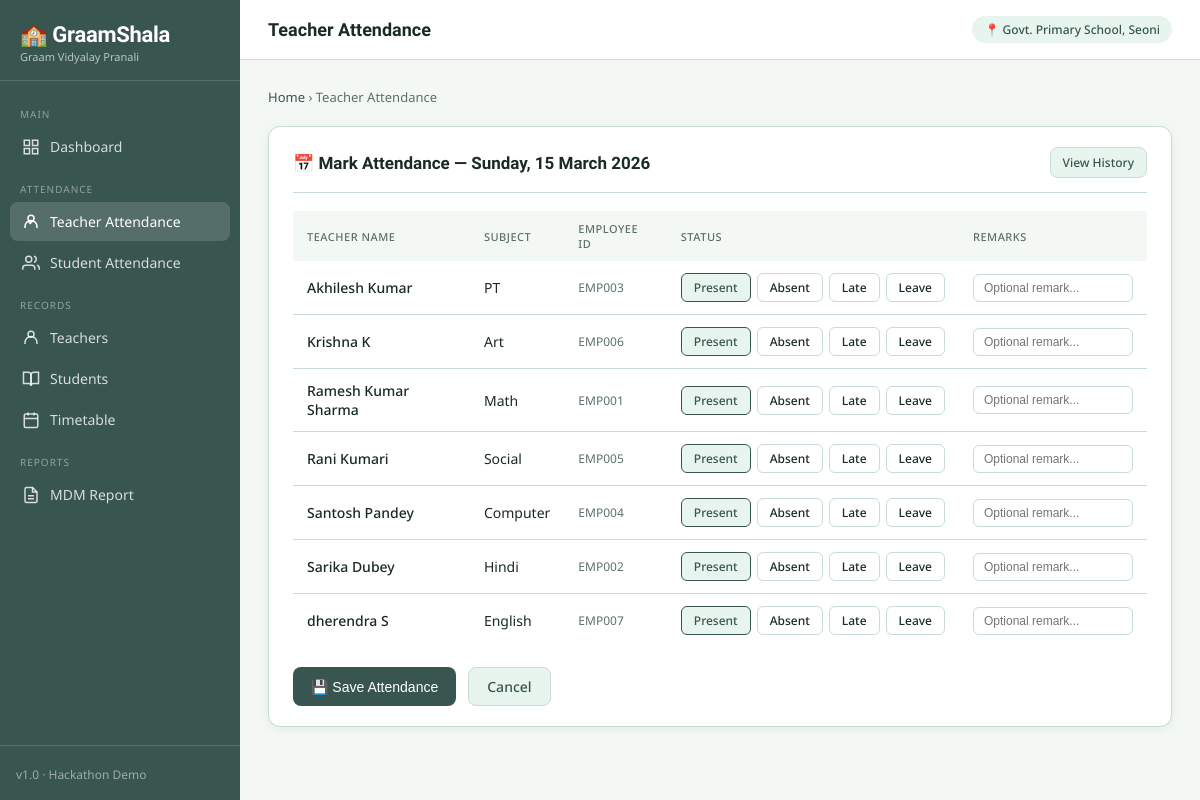
Screenshot of /teachers/attendance/ with the database file from the repository.
### core/models.py (models this page shows, shortened)
class Teacher(models.Model):
    name = models.CharField(max_length=100)
    employee_id = models.CharField(max_length=20, unique=True)
    phone = models.CharField(max_length=15)
    subject = models.CharField(max_length=50, choices=SUBJECT_CHOICES)
    qualification = models.CharField(max_length=100, default='B.Ed')
    joining_date = models.DateField(default=timezone.now)
    is_active = models.BooleanField(default=True)

### core/views.py (the view, shortened to what this page needs)
# urls.py: path('teachers/attendance/', views.teacher_attendance, name='teacher_attendance'),
def teacher_attendance(request):
    today = timezone.now().date()
    teachers = Teacher.objects.filter(is_active=True).order_by('name')
    attendance_map = {}
    for a in TeacherAttendance.objects.filter(date=today):
        attendance_map[a.teacher_id] = a
    return render(request, 'core/teacher_attendance.html', {
        'teachers': teachers,
        'attendance_map': attendance_map,
        'today': today,
    })

### core/templatetags/dict_extras.py (called while the page is built)
@register.filter
def get_item(dictionary, key):
    if isinstance(dictionary, dict):
        return dictionary.get(key)
    return None

### core/templates/core/teacher_attendance.html (shortened to what this page needs)
{% extends "base.html" %}
{% load dict_extras %}
{% block page_title %}Teacher Attendance{% endblock %}
{% block nav_tatt %}active{% endblock %}
{% block content %}
<div class="breadcrumb"><a href="/">Home</a> › Teacher Attendance</div>
<div class="card">
  <div class="card-header">
    <span class="card-title">📅 Mark Attendance — {{ today|date:"l, d F Y" }}</span>
    <a href="/teachers/attendance/history/" class="btn btn-secondary btn-sm">View History</a>
  </div>
  <form method="post">
    <table>
      <thead>
        <tr>
          <th>Teacher Name</th>
          <th>Subject</th>
          <th>Employee ID</th>
          <th>Status</th>
          <th>Remarks</th>
        </tr>
      </thead>
      <tbody>
        {% for teacher in teachers %}
        <tr>
          <td style="font-weight:500;">{{ teacher.name }}</td>
          <td>{{ teacher.subject }}</td>
          <td style="color:var(--text-muted); font-size:12px;">{{ teacher.employee_id }}</td>
          <td>
            <div class="att-radio">
              {% with cur=attendance_map|get_item:teacher.id %}
              <label for="P{{ teacher.id }}" class="present-lbl">Present</label>
              <label for="A{{ teacher.id }}" class="absent-lbl">Absent</label>
              <label for="L{{ teacher.id }}" class="late-lbl">Late</label>
              <label for="LV{{ teacher.id }}" class="leave-lbl">Leave</label>
              {% endwith %}
            </div>
          </td>
          <td>
            <input type="text" name="remarks_{{ teacher.id }}"
              placeholder="Optional remark..." style="width:160px; padding:6px 10px; font-size:12px; border:1px solid var(--border); border-radius:6px;">
          </td>
        </tr>
        {% empty %}
        <tr><td colspan="5" style="text-align:center; color:var(--text-muted); padding:30px;">
          No teachers found. <a href="/teachers/add/">Add a teacher</a> first.
        </td></tr>
        {% endfor %}
      </tbody>
    </table>
    {% if teachers %}
    <div style="margin-top: 20px; display:flex; gap:12px;">
      <button type="submit" class="btn btn-primary">💾 Save Attendance</button>
      <a href="/" class="btn btn-secondary">Cancel</a>
    </div>
    {% endif %}
  </form>
</div>
{% endblock %}

### templates/base.html (style rules this page uses)
:root { --green: #38554f; --green-light: #779785; --green-pale: #E8F5EE; --amber: #ca868f; --amber-pale: #FFF8E8; --red: #C0392B; --red-pale: #FDECEA; --blue: #1A6BAA; --blue-pale: #E8F2FA; --text: #1A2B22; --text-muted: #5A7265; --border: #C8DDD2; --bg: #F4F8F5; --white: #FFFFFF; --shadow: 0 2px 8px rgba(46,125,82,0.10); }
* { box-sizing: border-box; margin: 0; padding: 0; }
body { font-family: 'Noto Sans', sans-serif; background: var(--bg); color: var(--text); min-height: 100vh; display: flex; }
.card { background: var(--white); border: 1px solid var(--border); border-radius: 12px; padding: 20px 24px; box-shadow: var(--shadow); margin-bottom: 20px; }
.card-header { display: flex; align-items: center; justify-content: space-between; margin-bottom: 18px; padding-bottom: 14px; border-bottom: 1px solid var(--border); }
.card-title { font-family: 'Baloo 2', cursive; font-size: 17px; font-weight: 600; }
.btn { padding: 9px 18px; border-radius: 8px; font-size: 14px; font-weight: 500; cursor: pointer; text-decoration: none; display: inline-flex; align-items: center; gap: 6px; border: none; transition: all 0.15s; }
.btn-primary { background: var(--green); color: white; }
.btn-secondary { background: var(--green-pale); color: var(--green); border: 1px solid var(--border); }
.btn-sm { padding: 6px 12px; font-size: 12px; }
table { width: 100%; border-collapse: collapse; font-size: 14px; }
th { text-align: left; padding: 10px 14px; background: var(--bg); color: var(--text-muted); font-size: 11px; text-transform: uppercase; letter-spacing: 0.5px; font-weight: 500; }
td { padding: 12px 14px; border-bottom: 1px solid var(--border); }
tr:last-child td { border-bottom: none; }
.att-radio { display: flex; gap: 6px; }
.att-radio label { padding: 5px 12px; border-radius: 6px; font-size: 12px; font-weight: 500; cursor: pointer; border: 1px solid var(--border); transition: all 0.15s; white-space: nowrap; }
.att-radio input:checked + label.present-lbl { background: var(--green-pale); color: var(--green); border-color: var(--green); }
.breadcrumb { font-size: 13px; color: var(--text-muted); margin-bottom: 20px; }
.breadcrumb a { color: var(--green); text-decoration: none; }

### rows the page displays
Teacher: name "Akhilesh Kumar", subject "PT", employee_id "EMP003"
Teacher: name "Krishna K", subject "Art", employee_id "EMP006"
Teacher: name "Ramesh Kumar Sharma", subject "Math", employee_id "EMP001"
Teacher: name "Rani Kumari", subject "Social", employee_id "EMP005"
Teacher: name "Santosh Pandey", subject "Computer", employee_id "EMP004"
Teacher: name "Sarika Dubey", subject "Hindi", employee_id "EMP002"
Teacher: name "dherendra S", subject "English", employee_id "EMP007"
